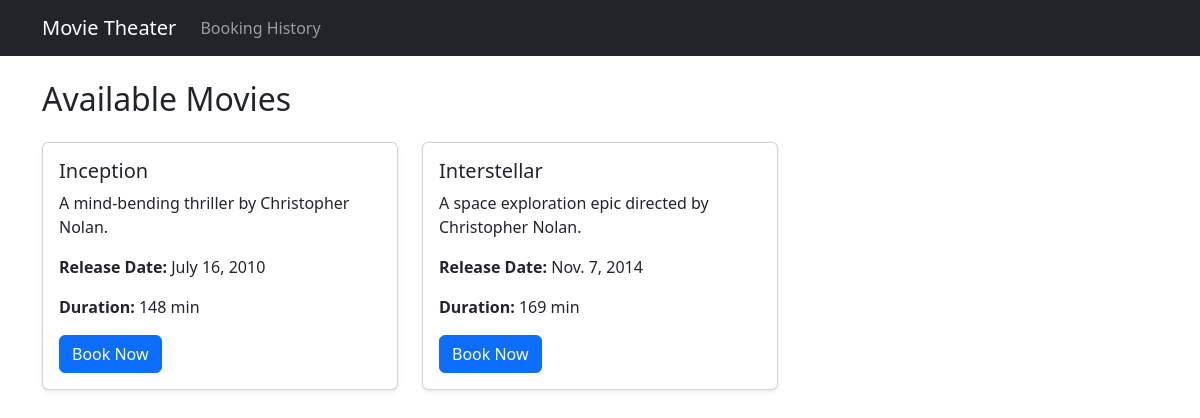
The page / on the database its author committed.
### bookings/models.py (models this page shows)
class Movie(models.Model):
    title = models.CharField(max_length=255)
    description = models.CharField(max_length=255)
    release_date = models.DateField()
    duration = models.IntegerField()

### bookings/views.py (the view)
# urls.py: path('', movie_list, name='movie_list'),
def movie_list(request):
    movies = Movie.objects.all()
    return render(request, 'bookings/movie_list.html', {'movies': movies})

### bookings/templates/bookings/movie_list.html (shortened to what this page needs)
{% extends "bookings/base.html" %}
{% block content %}
    <h2 class="mb-4">Available Movies</h2>
    {% if movies %}
        <div class="row">
            {% for movie in movies %}
                <div class="col-md-4">
                    <div class="card mb-4 shadow-sm">
                        <div class="card-body">
                            <h5 class="card-title">{{ movie.title }}</h5>
                            <p class="card-text">{{ movie.description }}</p>
                            <p><strong>Release Date:</strong> {{ movie.release_date }}</p>
                            <p><strong>Duration:</strong> {{ movie.duration }} min</p>
                            <a href="{{ request.scheme }}://{{ request.get_host }}{% url 'seat_booking' movie.id %}" class="btn btn-primary">
                                Book Now
                            </a>
                        </div>
                    </div>
                </div>
            {% endfor %}
        </div>
    {% else %}
        <p>No movies available.</p>
    {% endif %}
{% endblock %}

### bookings/templates/bookings/base.html (shortened to what this page needs)
<!DOCTYPE html>
<html lang="en">
<head>
    <link href="https://cdn.jsdelivr.net/npm/bootstrap@5.3.0/dist/css/bootstrap.min.css" rel="stylesheet">
</head>
<body>
    <nav class="navbar navbar-expand-lg navbar-dark bg-dark">
        <div class="container">
            <a class="navbar-brand" href="{{ request.scheme }}://{{ request.get_host }}">Movie Theater</a>
            <div class="collapse navbar-collapse" id="navbarNav">
                <ul class="navbar-nav">
                    <li class="nav-item">
                        <a class="nav-link" href="{{ request.scheme }}://{{ request.get_host }}{% url 'booking_history' %}">Booking History</a>
                    </li>
                </ul>
            </div>
        </div>
    </nav>
    <div class="container mt-4">
        {% block content %}{% endblock %}
    </div>
</body>
</html>

### rows shown on the page
Movie: title "Inception", description "A mind-bending thriller by Christopher Nolan.", release_date "July 16, 2010", duration "148"
Movie: title "Interstellar", description "A space exploration epic directed by Christopher Nolan.", release_date "Nov. 7, 2014", duration "169"
